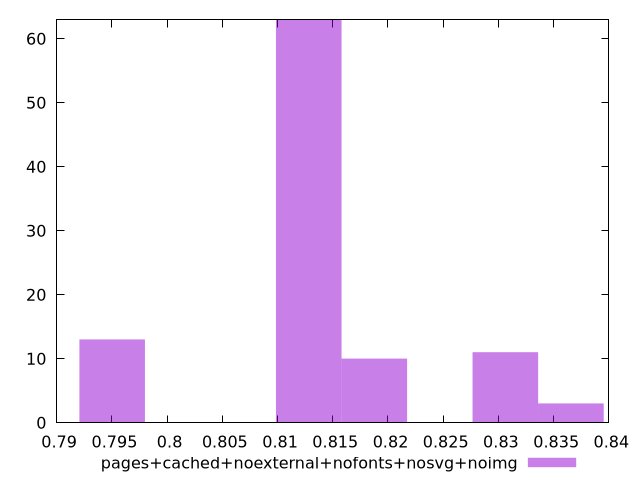

Here is the gnuplot script that generated this plot:
$_pagesCachedNoexternalNofontsNosvgNoimg <<EOF
0.8306274157720867 11
0.8128282568626848 63
0.8187613098324854 10
0.8365604687418872 3
0.7950290979532829 13
EOF
set key outside below
set terminal pngcairo
set output "report_00006_2020-11-02T20-21-41.718Z/largest-contentful-paint/pages+cached+noexternal+nofonts+nosvg+noimg//hist.png"
set yrange [0:63]
set boxwidth 0.005933052969800619
set style fill transparent solid 0.5 noborder
plot $_pagesCachedNoexternalNofontsNosvgNoimg title "pages+cached+noexternal+nofonts+nosvg+noimg" with boxes ,
